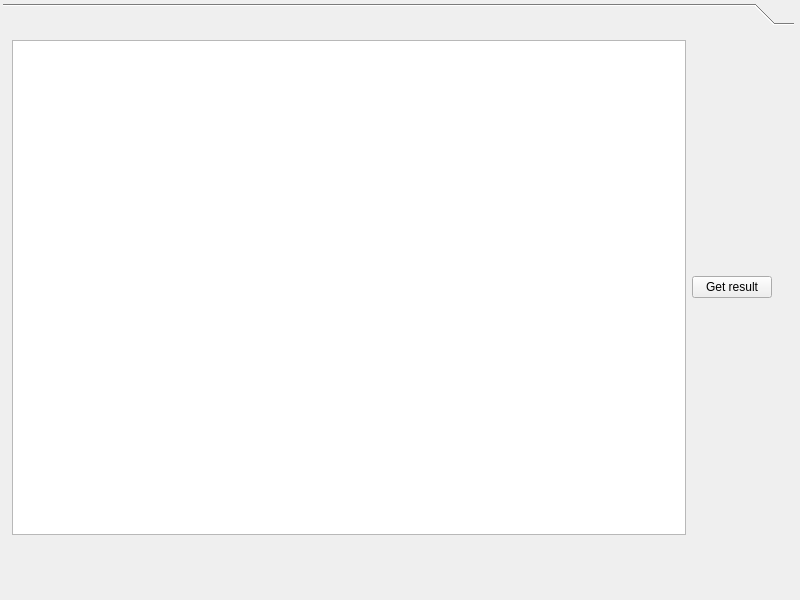
<?xml version="1.0" encoding="UTF-8"?>
<ui version="4.0">
 <class>MainWindow</class>
 <widget class="QMainWindow" name="MainWindow">
  <property name="geometry">
   <rect>
    <x>0</x>
    <y>0</y>
    <width>800</width>
    <height>600</height>
   </rect>
  </property>
  <property name="windowTitle">
   <string>MainWindow</string>
  </property>
  <widget class="QWidget" name="centralwidget">
   <widget class="QToolBox" name="horizontalToolBox">
    <property name="geometry">
     <rect>
      <x>3</x>
      <y>3</y>
      <width>791</width>
      <height>541</height>
     </rect>
    </property>
    <widget class="QWidget" name="horizontalToolBoxPage1" native="true">
     <attribute name="label">
      <string/>
     </attribute>
     <layout class="QHBoxLayout" name="horizontalLayout">
      <property name="sizeConstraint">
       <enum>QLayout::SetDefaultConstraint</enum>
      </property>
      <item>
       <widget class="QTextEdit" name="textEdit">
        <property name="autoFormatting">
         <set>QTextEdit::AutoBulletList</set>
        </property>
       </widget>
      </item>
      <item>
       <widget class="QPushButton" name="pushButton">
        <property name="text">
         <string>Get result</string>
        </property>
       </widget>
      </item>
      <item>
       <widget class="QLabel" name="label">
        <property name="text">
         <string/>
        </property>
       </widget>
      </item>
     </layout>
    </widget>
   </widget>
  </widget>
 </widget>
 <resources/>
 <connections/>
</ui>
